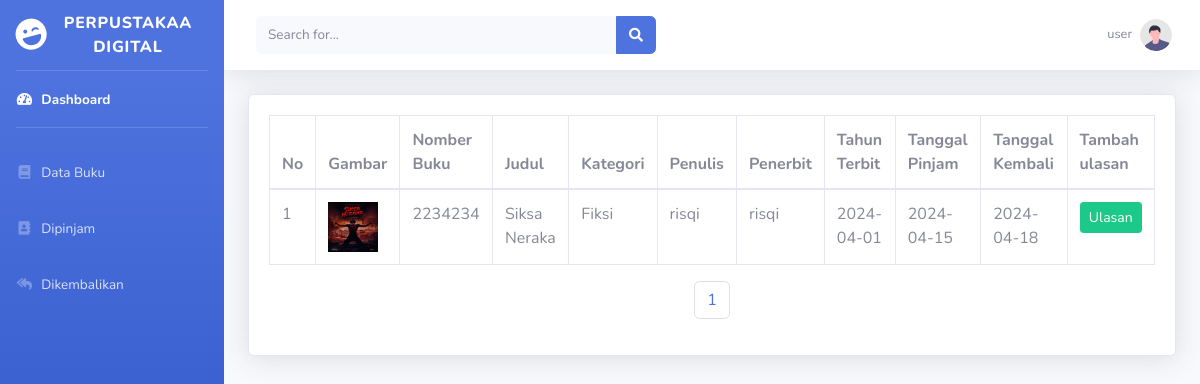
Screenshot of /user_kembali.php (signed in) with the database file from the repository.
### tables this page shows
CREATE TABLE `peminjaman` (
  `peminjaman_id` int(11) NOT NULL,
  `user_id` int(11) DEFAULT NULL,
  `buku_id` int(11) DEFAULT NULL,
  `tanggal_peminjaman` date DEFAULT NULL,
  `tanggal_pengembalian` date DEFAULT NULL,
  `status_peminjaman` varchar(50) DEFAULT NULL
);

CREATE TABLE `buku` (
  `buku_id` int(11) NOT NULL,
  `no_buku` varchar(255) NOT NULL,
  `kategori_id` int(11) NOT NULL,
  `judul` varchar(225) DEFAULT NULL,
  `penulis` varchar(225) DEFAULT NULL,
  `penerbit` varchar(225) DEFAULT NULL,
  `tahun_terbit` date DEFAULT NULL,
  `gambar` varchar(255) NOT NULL
);

CREATE TABLE `kategoribuku` (
  `kategori_id` int(11) NOT NULL,
  `nama_kategori` varchar(225) DEFAULT NULL
);

### user_kembali.php (the view, shortened to what this page needs)
<?php
$items_per_page = 10;
?>
<!DOCTYPE html>
<html lang="en">
<head>
    <link href="vendor/fontawesome-free/css/all.min.css" rel="stylesheet" type="text/css">
    <link href="css/sb-admin-2.min.css" rel="stylesheet">
</head>
<body id="page-top">
    <div id="wrapper">
            <?php
            include 'sidebar_user.php';
            ?>
                <div class="container-fluid">
                <div class="card shadow mb-4">
                        <div class="card-body">
                            <div class="table-responsive">
                                <table class="table table-bordered" id="dataTable" width="100%" cellspacing="0">
                                    <thead>
                                        <tr>
                                            <th>No</th>
                                            <th>Gambar</th>
                                            <th>Nomber Buku</th>
                                            <th>Judul</th>
                                            <th>Kategori</th>
                                            <th>Penulis</th>
                                            <th>Penerbit</th>
                                            <th>Tahun Terbit</th>
                                            <th>Tanggal Pinjam</th>
                                            <th>Tanggal Kembali</th>
                                            <th>Tambah ulasan</th>
                                        </tr>
                                    </thead>
                                    <tbody>
                                    <?php
                                    include('koneksi.php');
                                    $nomor = 1;
                                    $query = "SELECT peminjaman.*, user.*, buku.*,kategoribuku.nama_kategori
                                    FROM peminjaman
                                    INNER JOIN user ON peminjaman.user_id = user.user_id
                                    INNER JOIN buku ON peminjaman.buku_id = buku.buku_id
                                    INNER JOIN kategoribuku ON buku.kategori_id = kategoribuku.kategori_id
                                    WHERE peminjaman.user_id = '{$_SESSION['user']['user_id']}'
                                    AND (peminjaman.status_peminjaman = 'Kembalikan')";
                                    $result = mysqli_query($connect, $query);
                                    while ($row = mysqli_fetch_assoc($result)) { ?>
                                        <tr>
                                            <td><?php echo $nomor++; ?></td>
                                            <td><img src="./upload/<?php echo $row['gambar']; ?>" height="50" width="50" ></td>
                                            <td><?php echo $row['no_buku']; ?></td>
                                            <td><?php echo $row['judul']; ?></td>
                                            <td><?php echo $row['nama_kategori']; ?></td>
                                            <td><?php echo $row['penulis']; ?></td>
                                            <td><?php echo $row['penerbit']; ?></td>
                                            <td><?php echo $row['tahun_terbit']; ?></td>
                                            <td><?php echo $row['tanggal_peminjaman']; ?></td>
                                            <td><?php echo $row['tanggal_pengembalian']; ?></td>
                                            <td>
                                            <?php
                                            $buku_id = $row['buku_id'];
                                            $user_id = $_SESSION['user']['user_id'];
                                            $query_check_review = "SELECT * FROM ulasanbuku WHERE buku_id = $buku_id AND user_id = $user_id ";
                                            $result_check_review = mysqli_query($connect, $query_check_review);
                                            if (mysqli_num_rows($result_check_review) > 0) {
                                                echo "Sudah diulas";
                                            } else {
                                                echo '<a href="#" class="btn btn-success btn-sm btn-block btn-ulasan"
                                                        data-bs-toggle="modal"
                                                        data-bs-target="#ulasanModal' . $buku_id . '">Ulasan</a>';
                                            }
                                            ?>
                                            </td>
                                        </tr>
                                    <?php } ?>
                                    </tbody>
                                </table>
                            </div>
                    <nav aria-label="Page navigation example">
                        <ul class="pagination justify-content-center">
                            <?php
                            $total_pages_query = "SELECT COUNT(*) AS total FROM peminjaman
                            INNER JOIN user ON peminjaman.user_id = user.user_id
                            INNER JOIN buku ON peminjaman.buku_id = buku.buku_id
                            INNER JOIN kategoribuku ON buku.kategori_id = kategoribuku.kategori_id
                            WHERE peminjaman.user_id = '{$_SESSION['user']['user_id']}'
                            AND peminjaman.status_peminjaman = 'Kembalikan'";
                            $result = mysqli_query($connect, $total_pages_query);
                            $total_rows = mysqli_fetch_array($result)[0];
                            $total_pages = ceil($total_rows / $items_per_page);
                            for ($i = 1; $i <= $total_pages; $i++) {
                                echo "<li class='page-item'><a class='page-link' href='?page=$i'>$i</a></li>";
                            }
                            ?>
                        </ul>
                    </nav>
                        </div>
                    </div>
                </div>
        </div>
    </div>
    </div>
</body>
</html>

### sidebar_user.php (shortened to what this page needs)
<ul class="navbar-nav bg-gradient-primary sidebar sidebar-dark accordion" id="accordionSidebar">
<a class="sidebar-brand d-flex align-items-center justify-content-center" href="home.php">
    <div class="sidebar-brand-icon rotate-n-15">
        <i class="fas fa-laugh-wink"></i>
    </div>
    <div class="sidebar-brand-text mx-3">Perpustakaa Digital</div>
</a>
<hr class="sidebar-divider my-0">
<li class="nav-item active">
    <a class="nav-link" href="home.php">
        <i class="fas fa-fw fa-tachometer-alt"></i>
        <span>Dashboard</span></a>
</li>
<hr class="sidebar-divider">
<li class="nav-item">
    <a class="nav-link" href="user_buku.php">
        <i class="fas fa-fw fa-book"></i>
        <span>Data Buku</span></a>
</li>
<li class="nav-item">
    <a class="nav-link" href="user_pinjam.php">
        <i class="fas fa-fw fa-address-book"></i>
        <span>Dipinjam</span></a>
</li>
<li class="nav-item">
    <a class="nav-link" href="user_kembali.php">
        <i class="fas fa-fw fa-reply-all"></i>
        <span>Dikembalikan</span></a>
</li>
</ul>
<div id="content-wrapper" class="d-flex flex-column">
<div id="content">
    <nav class="navbar navbar-expand navbar-light bg-white topbar mb-4 static-top shadow">
        <form
            class="d-none d-sm-inline-block form-inline mr-auto ml-md-3 my-2 my-md-0 mw-100 navbar-search">
            <div class="input-group">
                <input type="text" class="form-control bg-light border-0 small" placeholder="Search for..."
                    aria-label="Search" aria-describedby="basic-addon2">
                <div class="input-group-append">
                    <button class="btn btn-primary" type="button">
                        <i class="fas fa-search fa-sm"></i>
                    </button>
                </div>
            </div>
        </form>
        <ul class="navbar-nav ml-auto">
            <li class="nav-item dropdown no-arrow">
                <a class="nav-link dropdown-toggle" href="#" id="userDropdown" role="button"
                    data-toggle="dropdown" aria-haspopup="true" aria-expanded="false">
                    <span
                        class="mr-2 d-none d-lg-inline text-gray-600 small"><?php echo $_SESSION['user']['nama_lengkap'] ?></span>
                    <img class="img-profile rounded-circle" src="img/undraw_profile.svg">
                </a>
            </li>
        </ul>
    </nav>

### user_kembali.php (style rules this page uses)
.card { display: flex; flex-direction: column; height: 100%; }
.card-body { flex-grow: 1; display: flex; flex-direction: column; justify-content: space-between; }

### rows the page displays
peminjaman: buku.gambar (picture), buku.no_buku "2234234", buku.judul "Siksa Neraka", kategoribuku.nama_kategori "Fiksi", buku.penulis "risqi", buku.penerbit "risqi", buku.tahun_terbit "2024-04-01", tanggal_peminjaman "2024-04-15", tanggal_pengembalian "2024-04-18"

### other values shown
$_SESSION['user']['nama_lengkap'] "user"
